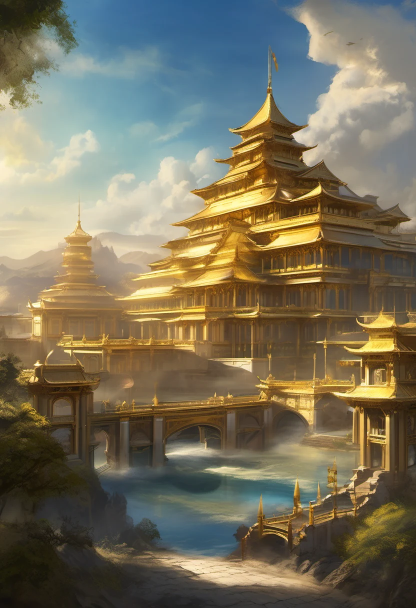
#> input picture art/bg-emperor.webp, 832 x 1216 px (shown at 1/2 size)
$ python -i composite_art.py   (imports and definitions only)
#> lines starting #> are read from the running program, lines starting #| are printed output that depends on the picture
# -*- coding: utf-8 -*-
"""LIFE RPG 픽셀 아트 합성 파이프라인.

1. generate_pixel_art.py 가 생성한 초록배경 PNG 로드
2. 크로마키 → 배경 제거 (알파 채널)
3. 픽셀화 (16-bit SD 느낌)
4. 계급별 배경(bg-*.webp) 위에 합성
5. art/{slug}-{gender}.webp 로 저장
6. 펫 이미지도 동일하게 픽셀화

실행:  python composite_art.py
"""
from pathlib import Path

from PIL import Image

ART_DIR   = Path(__file__).parent / "art"
RAW_DIR   = ART_DIR / "_raw"
BLOCK_SIZE = 10  # 픽셀 블록 크기 — 832/10=83, 1216/10=121 → 16-bit SD 느낌
PET_BLOCK  = 6   # 펫은 좀 더 촘촘하게

RANKS = ["peasant", "squire", "knight", "lord", "noble", "king", "emperor", "legend"]


# [10 lines left out: function chroma_key, not called in this run]


def pixelate(img: Image.Image, block_size: int) -> Image.Image:
    """픽셀화: 다운스케일 → LANCZOS 평균 → NI 업스케일."""
#> called with block_size = 6
    w, h = img.size
#> w = 832; h = 1216
    sw = max(1, w // block_size)
#> sw = 138
    sh = max(1, h // block_size)
#> sh = 202
    small = img.resize((sw, sh), Image.LANCZOS)
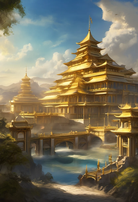
#> small: PIL image 138x202 RGBA; mean R, G, B, A 120.8, 113.8, 92.4, 255
    return small.resize((w, h), Image.NEAREST)
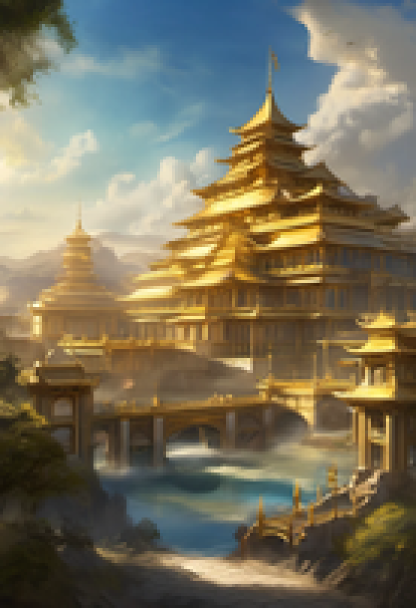
#> returned value: PIL image 832x1216 RGBA (shown at 1/2 size); mean R, G, B, A 120.9, 113.8, 92.4, 255


# [18 lines left out: function composite_character, not called in this run]


def pixelate_pet(pet_path: Path) -> None:
    """펫 이미지 픽셀화."""
    img = Image.open(pet_path).convert("RGBA")
    px = pixelate(img, PET_BLOCK)
    px.convert("RGB").save(pet_path, "webp", quality=90)
#> (the run stopped early here; a loop or call above may not have finished)

$ run again, on art/bg-lord.webp
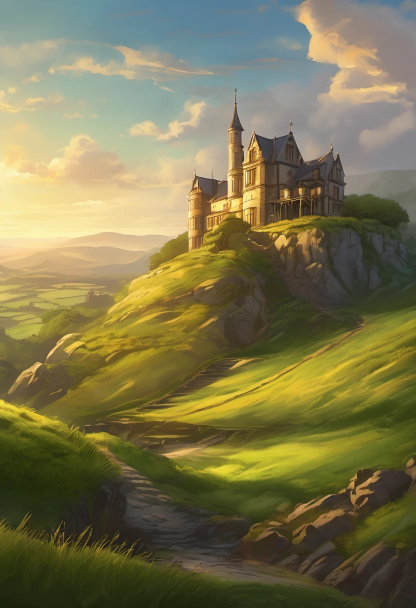
#> input picture art/bg-lord.webp, 832 x 1216 px (shown at 1/2 size)
#> in pixelate, `small = img.resize((sw, sh), Image.LANCZOS)`:
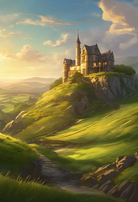
#> small: PIL image 138x202 RGBA; mean R, G, B, A 124.7, 118.2, 78.8, 255

$ run again, on art/bg-noble.webp
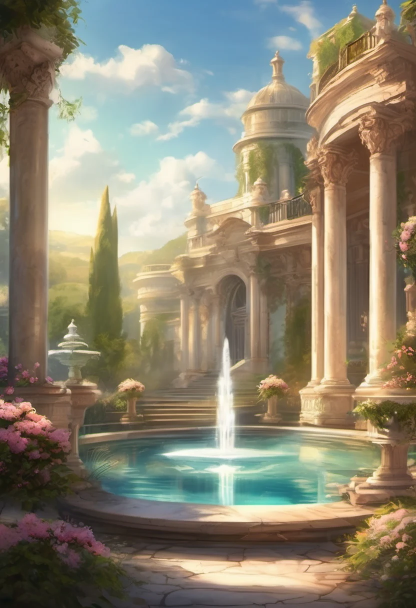
#> input picture art/bg-noble.webp, 832 x 1216 px (shown at 1/2 size)
#> in pixelate, `small = img.resize((sw, sh), Image.LANCZOS)`:
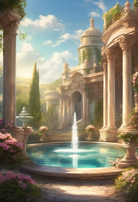
#> small: PIL image 138x202 RGBA; mean R, G, B, A 140.4, 132.9, 113.6, 255
#> in pixelate, `return small.resize((w, h), Image.NEAREST)`:
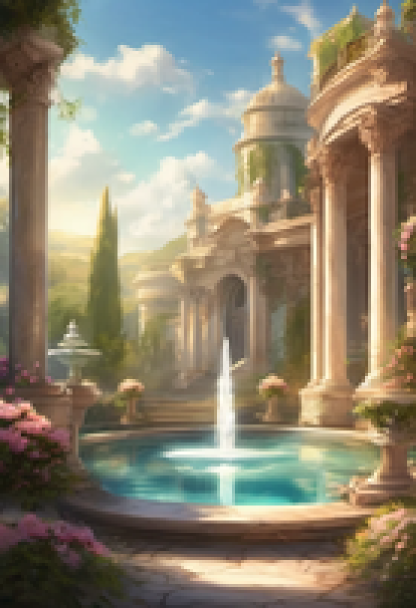
#> returned value: PIL image 832x1216 RGBA (shown at 1/2 size); mean R, G, B, A 140.4, 132.9, 113.5, 255

$ run again, on art/bg-peasant.webp
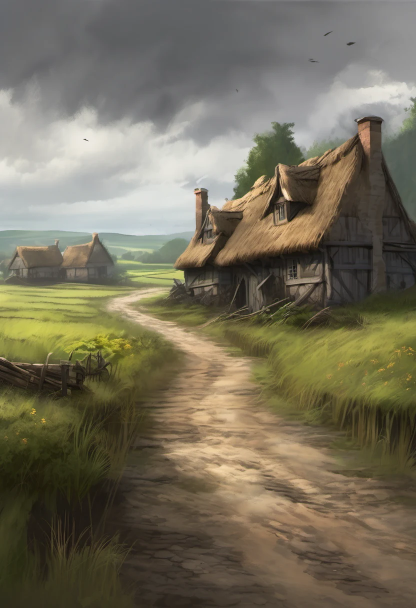
#> input picture art/bg-peasant.webp, 832 x 1216 px (shown at 1/2 size)
#> in pixelate, `small = img.resize((sw, sh), Image.LANCZOS)`:
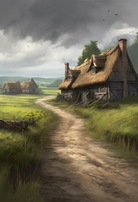
#> small: PIL image 138x202 RGBA; mean R, G, B, A 117.2, 110.5, 90.7, 255
